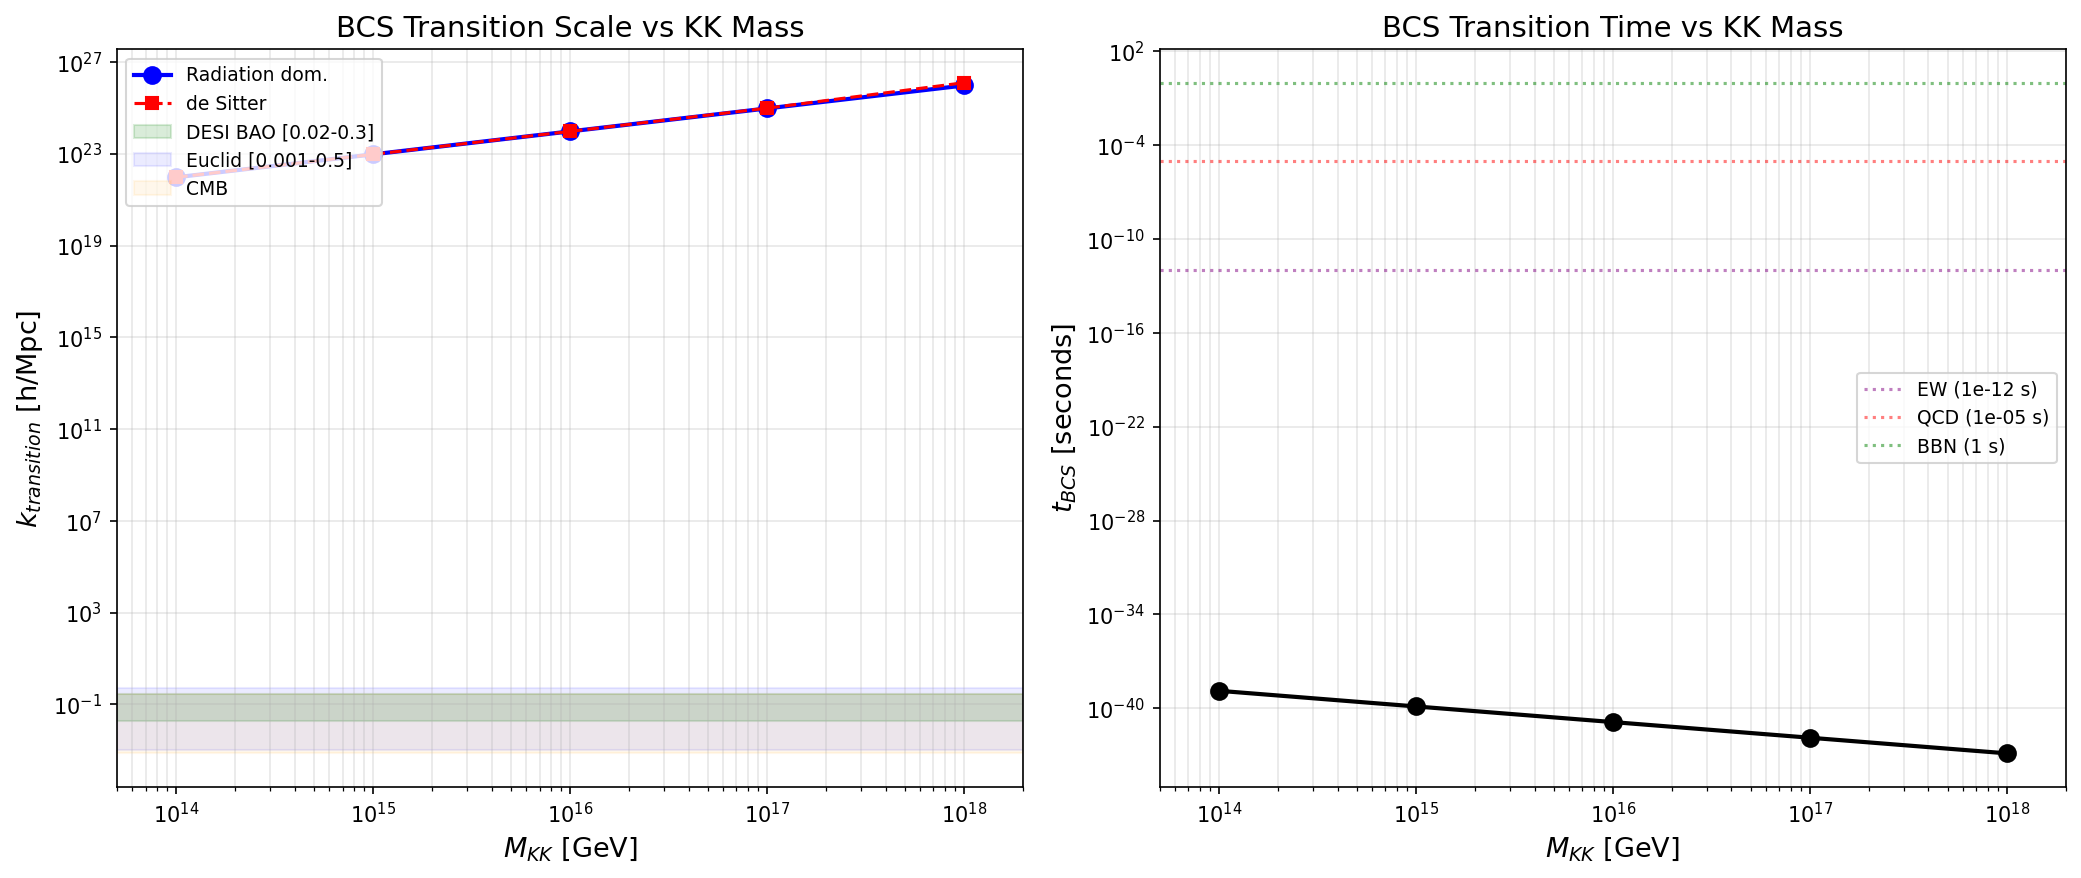

Here is the Python script that generated this plot:
#!/usr/bin/env python3
"""
29c-2: Transition Scale k_transition from Modulus Dynamics
==========================================================

Physics:
    When the modulus tau rolls from tau=0 to the BCS trapping point at tau~0.35-0.50,
    it crosses the BCS condensation threshold at some time t_BCS. The comoving
    wavenumber that exits the horizon at that moment defines a characteristic scale:

        k_transition = a(t_BCS) * H(t_BCS)

    where a(t) is the scale factor and H(t) is the Hubble parameter. This scale
    separates modes that experienced the BCS phase transition (k < k_transition)
    from those that did not (k > k_transition). In the exflation framework,
    k_transition should fall within the observable range for DESI/Euclid
    (0.01-0.3 h/Mpc) to produce detectable signatures.

    From the modulus EOM (s29b), we have t_BCS in physical seconds and H(t_BCS)
    at different M_KK values. The scale factor at BCS transition depends on the
    expansion history before and during the transition.

Method:
    For each M_KK:
    1. Extract t_BCS, H at BCS crossing from s29b data
    2. Compute a(t_BCS) assuming radiation-dominated expansion before BCS:
       a(t) = a_0 * (t/t_0)^{1/2}    (radiation dominated)
       or a(t) = a_0 * exp(H*t)       (de Sitter)
    3. k_transition = a(t_BCS) * H(t_BCS) in physical units
    4. Convert to h/Mpc for comparison with surveys
    5. Plot vs DESI/Euclid sensitivity range

Inputs:
    tier0-computation/s29b_modulus_eom.npz

Outputs:
    tier0-computation/s29c_k_transition.npz
    tier0-computation/s29c_k_transition.png
"""

import numpy as np
import matplotlib
matplotlib.use('Agg')
import matplotlib.pyplot as plt
import os

# ==============================================================================
# Constants
# ==============================================================================

# Physical constants in CGS/natural units
c_mks = 2.998e8        # m/s
hbar_mks = 1.055e-34   # J.s
G_N_mks = 6.674e-11    # m^3/(kg.s^2)
GeV_to_J = 1.602e-10   # J/GeV
GeV_to_invs = GeV_to_J / hbar_mks   # 1/s per GeV (= 1.519e24 /s per GeV)
Mpc_to_m = 3.086e22    # m/Mpc
h_hubble = 0.674       # Planck 2018 h

# M_Planck in GeV
M_Pl_GeV = 2.435e18    # reduced Planck mass

# ==============================================================================
# Load data
# ==============================================================================

data_dir = os.path.join(os.path.dirname(__file__))
eom = np.load(os.path.join(data_dir, 's29b_modulus_eom.npz'), allow_pickle=True)

M_KK_values = eom['M_KK_values']  # [1e14, 1e15, 1e16, 1e17, 1e18] GeV
tau_cross = float(eom['tau_cross'].flat[0])  # 0.5

# Extract per-M_KK observables
n_MKK = len(M_KK_values)
t_BCS_sec = np.zeros(n_MKK)
H_phys_GeV = np.zeros(n_MKK)
T_RH_GeV = np.zeros(n_MKK)
friction_param = np.zeros(n_MKK)

for i in range(n_MKK):
    t_BCS_sec[i] = float(eom[f'obs_{i}_t_BCS_sec'].flat[0])
    H_phys_GeV[i] = float(eom[f'obs_{i}_H_phys_gev'].flat[0])
    T_RH_GeV[i] = float(eom[f'obs_{i}_T_RH_gev'].flat[0])
    friction_param[i] = float(eom[f'obs_{i}_friction_param'].flat[0])

# Also extract ODE solutions for more detail
latent_heat = float(eom['latent_heat_mu1'].flat[0])  # F_BCS at mu=lambda_min, tau=0.50

print("=" * 70)
print("29c-2: TRANSITION SCALE k_transition")
print("=" * 70)
print()

# ==============================================================================
# Compute k_transition for different expansion histories
# ==============================================================================

# The key relation: k_phys = a * H at horizon exit
# After the BCS transition, we need to redshift to today:
#   k_today = k_phys * (a_BCS / a_today)
#
# During radiation domination: a(t) ~ t^{1/2}, H = 1/(2t)
# The temperature at BCS: T_BCS ~ (M_Pl / t_BCS)^{1/2} (Friedmann)
#
# Relating to today: k_today / a_today = H_BCS * (a_BCS / a_today)
# In radiation domination: a_BCS/a_today = T_today/T_BCS (entropy conservation)
# k_today = H_BCS * T_0 / T_BCS  (in natural units, k_today in 1/length)

T_CMB_GeV = 2.725 * 8.617e-14  # 2.725 K in GeV (k_B*T)
T_CMB_eV = 2.725 * 8.617e-5    # eV

# Scenario A: Radiation-dominated at BCS
# H_BCS = pi * sqrt(g_*) * T_BCS^2 / (3*sqrt(10) * M_Pl)
# But we have H directly from the EOM: H_phys_GeV

# k_today (physical) = H_BCS * (a_BCS/a_0) = H_BCS * T_0/T_BCS
# Convert to h/Mpc:
# k [h/Mpc] = k [1/s] * c / (H_100 * Mpc)
# where H_100 = 100 km/s/Mpc = 3.241e-18 /s

H_100_invs = 3.241e-18  # 100 km/s/Mpc in 1/s

# Method: k_transition = H(t_BCS) * T_CMB / T_RH, then convert units
# H in 1/s, T ratio is dimensionless, result in 1/s
# Convert 1/s to h/Mpc: multiply by c / (H_100 * Mpc) * h

k_transition_rad = np.zeros(n_MKK)
k_transition_dS = np.zeros(n_MKK)
T_BCS_from_H = np.zeros(n_MKK)

for i in range(n_MKK):
    # Hubble at BCS in 1/s
    H_invs = H_phys_GeV[i] * GeV_to_invs

    # Temperature at BCS (~ reheat temperature for our purposes)
    T_BCS = T_RH_GeV[i]  # GeV

    # Scenario A: Radiation-dominated universe at BCS
    # k_physical_today = H_BCS * (T_CMB / T_BCS)
    k_phys_invs = H_invs * (T_CMB_GeV / T_BCS)

    # Convert to h/Mpc
    # k [h/Mpc] = k [1/m] / (h * H_100 / c)
    #           = k [1/s] * 1 / (h * H_100_invs)
    # Actually: k [h/Mpc] = k [1/s] / (h_hubble * H_100_invs)
    # No wait. k has units of inverse length in comoving coordinates.
    # k_phys [1/s] -> k_phys [1/m] = k_phys_invs / c
    # k [h/Mpc] = k [1/m] * Mpc_to_m / h_hubble
    #   But that gives huge numbers. Let me be more careful.
    #
    # The standard conversion: k [Mpc^{-1}] = k [1/s] * (Mpc_to_m / c_mks)
    # Then k [h/Mpc] = k [Mpc^{-1}] / h_hubble
    # Actually k [h/Mpc] = k [Mpc^{-1}] * h_hubble  ... no.
    # Convention: k in units of h/Mpc means k_phys = k * h / Mpc
    # So k [h/Mpc] = k_phys * Mpc / h
    # k_phys in 1/m: k_phys_m = k_phys_invs / c_mks
    # k [h/Mpc] = k_phys_m * Mpc_to_m / h_hubble

    k_phys_invm = k_phys_invs / c_mks
    k_hMpc = k_phys_invm * Mpc_to_m / h_hubble

    k_transition_rad[i] = k_hMpc

    # Scenario B: de Sitter-like (if modulus drives inflation)
    # During de Sitter: k = a*H = const for modes at horizon
    # After reheating: k_today = H_dS * exp(N_efolds_remaining) * (T_RH/T_0)^{-1}
    # But we don't know N_efolds. Use N_eff ~ H*t_BCS ~ small (order 1)
    # This is really a lower bound on k since de Sitter produces more expansion.
    N_eff = H_invs * t_BCS_sec[i]
    k_dS_invs = H_invs * np.exp(N_eff) * (T_CMB_GeV / T_BCS)
    k_dS_invm = k_dS_invs / c_mks
    k_transition_dS[i] = k_dS_invm * Mpc_to_m / h_hubble

    T_BCS_from_H[i] = T_BCS

    print(f"M_KK = {M_KK_values[i]:.0e} GeV:")
    print(f"  t_BCS = {t_BCS_sec[i]:.3e} s")
    print(f"  H_BCS = {H_phys_GeV[i]:.3e} GeV = {H_invs:.3e} /s")
    print(f"  T_BCS = {T_BCS:.3e} GeV")
    print(f"  k_transition (rad)  = {k_hMpc:.4e} h/Mpc")
    print(f"  k_transition (dS)   = {k_transition_dS[i]:.4e} h/Mpc")
    print(f"  N_eff (H*t_BCS)     = {N_eff:.4f}")
    print(f"  Friction param      = {friction_param[i]:.4e}")
    print()

# ==============================================================================
# DESI/Euclid comparison
# ==============================================================================

# DESI BAO: 0.02 - 0.3 h/Mpc (galaxy survey)
# Euclid: 0.001 - 0.5 h/Mpc (broader range)
# LIGO horizon: ~10 - 1000 Mpc^{-1} (much higher k)
# CMB (Planck): 0.0005 - 0.2 Mpc^{-1}

DESI_kmin, DESI_kmax = 0.02, 0.30     # h/Mpc
Euclid_kmin, Euclid_kmax = 0.001, 0.50  # h/Mpc
CMB_kmin, CMB_kmax = 0.0005/h_hubble, 0.2/h_hubble  # convert to h/Mpc

print("=" * 50)
print("Comparison with survey ranges:")
print(f"  DESI BAO:   [{DESI_kmin}, {DESI_kmax}] h/Mpc")
print(f"  Euclid:     [{Euclid_kmin}, {Euclid_kmax}] h/Mpc")
print(f"  CMB:        [{CMB_kmin:.4f}, {CMB_kmax:.3f}] h/Mpc")
print()

# Which M_KK puts k_transition in DESI range?
for i in range(n_MKK):
    in_DESI = DESI_kmin <= k_transition_rad[i] <= DESI_kmax
    in_Euclid = Euclid_kmin <= k_transition_rad[i] <= Euclid_kmax
    status = ""
    if in_DESI:
        status = " ** IN DESI RANGE **"
    elif in_Euclid:
        status = " * in Euclid range *"
    print(f"  M_KK={M_KK_values[i]:.0e}: k={k_transition_rad[i]:.3e} h/Mpc{status}")

# ==============================================================================
# Gate verdict
# ==============================================================================
# PASS if any M_KK in [1e14, 1e18] puts k_transition within Euclid range
# STRONG PASS if in DESI range

any_in_Euclid = np.any((k_transition_rad >= Euclid_kmin) & (k_transition_rad <= Euclid_kmax))
any_in_DESI = np.any((k_transition_rad >= DESI_kmin) & (k_transition_rad <= DESI_kmax))

if any_in_DESI:
    verdict = "PASS"
    verdict_detail = "k_transition falls within DESI BAO range for some M_KK"
elif any_in_Euclid:
    verdict = "MODERATE"
    verdict_detail = "k_transition falls within Euclid range but outside DESI"
else:
    # Check if it's within a few orders of magnitude
    log_k_min = np.log10(k_transition_rad.min())
    log_k_max = np.log10(k_transition_rad.max())
    log_DESI_mid = np.log10(np.sqrt(DESI_kmin * DESI_kmax))
    if abs(log_k_min - log_DESI_mid) < 5 or abs(log_k_max - log_DESI_mid) < 5:
        verdict = "DIAGNOSTIC"
        verdict_detail = f"k_transition range [{k_transition_rad.min():.2e}, {k_transition_rad.max():.2e}] h/Mpc, within 5 decades of DESI"
    else:
        verdict = "FAIL"
        verdict_detail = "k_transition far from observable range"

print(f"\nVerdict: {verdict}")
print(f"Detail: {verdict_detail}")

# ==============================================================================
# Additional: scaling relation
# ==============================================================================
# k_transition ~ H_BCS * T_CMB / T_BCS
# H_BCS ~ M_KK^2 / M_Pl (from Friedmann with rho ~ M_KK^4)
# T_BCS ~ M_KK (reheat to KK scale)
# => k_transition ~ M_KK * T_CMB / M_Pl
# This gives a simple scaling: k ~ M_KK / M_Pl * T_CMB / H_100

# The power-law fit
log_M = np.log10(M_KK_values)
log_k = np.log10(k_transition_rad)
finite_mask = np.isfinite(log_k)
if finite_mask.sum() >= 2:
    coeffs = np.polyfit(log_M[finite_mask], log_k[finite_mask], 1)
    print(f"\nScaling: log10(k) = {coeffs[0]:.3f} * log10(M_KK) + {coeffs[1]:.3f}")
    print(f"  => k ~ M_KK^{coeffs[0]:.3f}")

# ==============================================================================
# Save
# ==============================================================================

np.savez(
    os.path.join(data_dir, 's29c_k_transition.npz'),
    M_KK_values=M_KK_values,
    t_BCS_sec=t_BCS_sec,
    H_phys_GeV=H_phys_GeV,
    T_RH_GeV=T_RH_GeV,
    friction_param=friction_param,
    k_transition_rad=k_transition_rad,
    k_transition_dS=k_transition_dS,
    DESI_range=np.array([DESI_kmin, DESI_kmax]),
    Euclid_range=np.array([Euclid_kmin, Euclid_kmax]),
    CMB_range=np.array([CMB_kmin, CMB_kmax]),
    scaling_exponent=coeffs[0] if finite_mask.sum() >= 2 else np.nan,
    verdict=verdict,
    verdict_detail=verdict_detail,
)
print(f"\nSaved: s29c_k_transition.npz")

# ==============================================================================
# Plot
# ==============================================================================

fig, axes = plt.subplots(1, 2, figsize=(14, 6))

# Panel 1: k_transition vs M_KK
ax = axes[0]
ax.loglog(M_KK_values, k_transition_rad, 'bo-', ms=8, lw=2, label='Radiation dom.')
ax.loglog(M_KK_values, k_transition_dS, 'rs--', ms=6, lw=1.5, label='de Sitter')

# Survey bands
ax.axhspan(DESI_kmin, DESI_kmax, alpha=0.15, color='green', label=f'DESI BAO [{DESI_kmin}-{DESI_kmax}]')
ax.axhspan(Euclid_kmin, Euclid_kmax, alpha=0.08, color='blue', label=f'Euclid [{Euclid_kmin}-{Euclid_kmax}]')
ax.axhspan(CMB_kmin, CMB_kmax, alpha=0.08, color='orange', label=f'CMB')

ax.set_xlabel(r'$M_{KK}$ [GeV]', fontsize=13)
ax.set_ylabel(r'$k_{transition}$ [h/Mpc]', fontsize=13)
ax.set_title('BCS Transition Scale vs KK Mass', fontsize=14)
ax.legend(fontsize=9, loc='upper left')
ax.grid(True, alpha=0.3, which='both')
ax.set_xlim(5e13, 2e18)

# Panel 2: Physical timeline
ax = axes[1]
ax.loglog(M_KK_values, t_BCS_sec, 'ko-', ms=8, lw=2)
ax.set_xlabel(r'$M_{KK}$ [GeV]', fontsize=13)
ax.set_ylabel(r'$t_{BCS}$ [seconds]', fontsize=13)
ax.set_title('BCS Transition Time vs KK Mass', fontsize=14)
ax.grid(True, alpha=0.3, which='both')

# Mark reference times
t_EW = 1e-12   # electroweak transition
t_QCD = 1e-5   # QCD transition
t_BBN = 1.0    # BBN
ax.axhline(t_EW, color='purple', ls=':', alpha=0.5, label=f'EW ({t_EW:.0e} s)')
ax.axhline(t_QCD, color='red', ls=':', alpha=0.5, label=f'QCD ({t_QCD:.0e} s)')
ax.axhline(t_BBN, color='green', ls=':', alpha=0.5, label=f'BBN ({t_BBN:.0f} s)')
ax.legend(fontsize=9)
ax.set_xlim(5e13, 2e18)

plt.tight_layout()
plt.savefig(os.path.join(data_dir, 's29c_k_transition.png'), dpi=150, bbox_inches='tight')
print(f"Saved: s29c_k_transition.png")
print("\nDone.")
